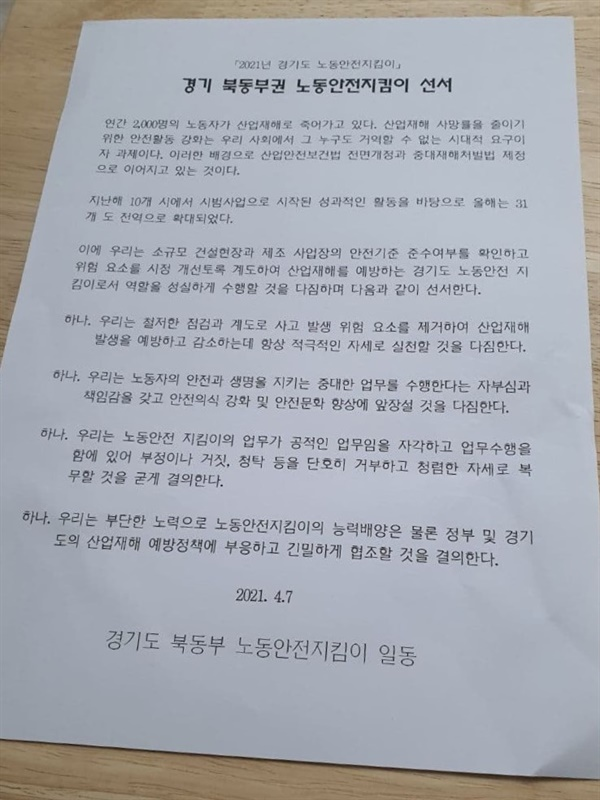
#> input picture ocr/test_images/3-3.jpg, 600 x 800 px
$ python test_preprocess.py
#> lines starting #> are read from the running program, lines starting #| are printed output that depends on the picture; after the words box and inside, x2 and y2 are one past the last pixel; in counts of white or black regions, pixels touching at a corner belong together
### ocr/preprocess.py
import cv2
import numpy as np

def preprocess_image(file_path):
    # 1. 이미지 읽기
#> called with file_path = 'test_images/3-3.jpg'
    img = cv2.imread(file_path)
#> img is the input picture: shape (800, 600, 3); mean B, G, R 176.6, 169.1, 166
    gray = cv2.cvtColor(img, cv2.COLOR_BGR2GRAY)
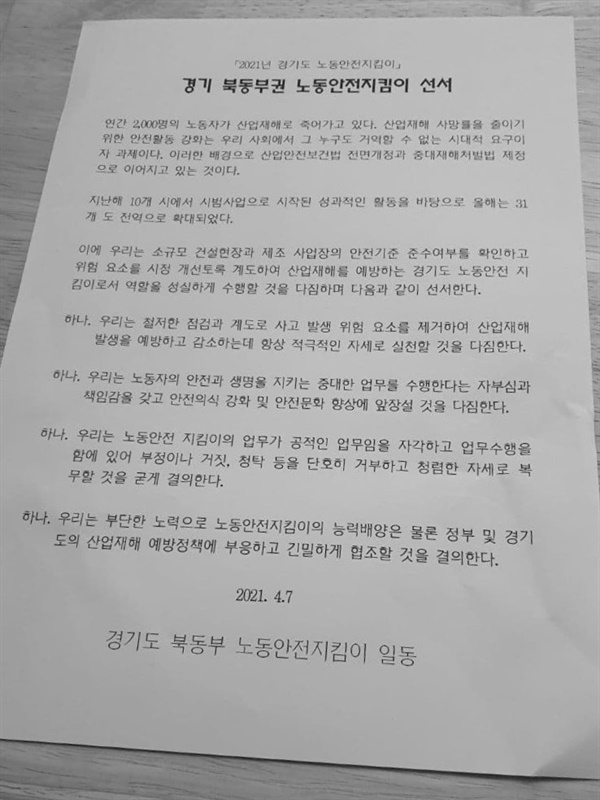
#> gray: shape (800, 600); min 18, max 232, mean 169.2

    # 2. 텍스트 덩어리 영역 추출을 위한 임시 이진화
    blur = cv2.GaussianBlur(gray, (9, 9), 0)
    _, thresh = cv2.threshold(blur, 0, 255, cv2.THRESH_BINARY_INV + cv2.THRESH_OTSU)
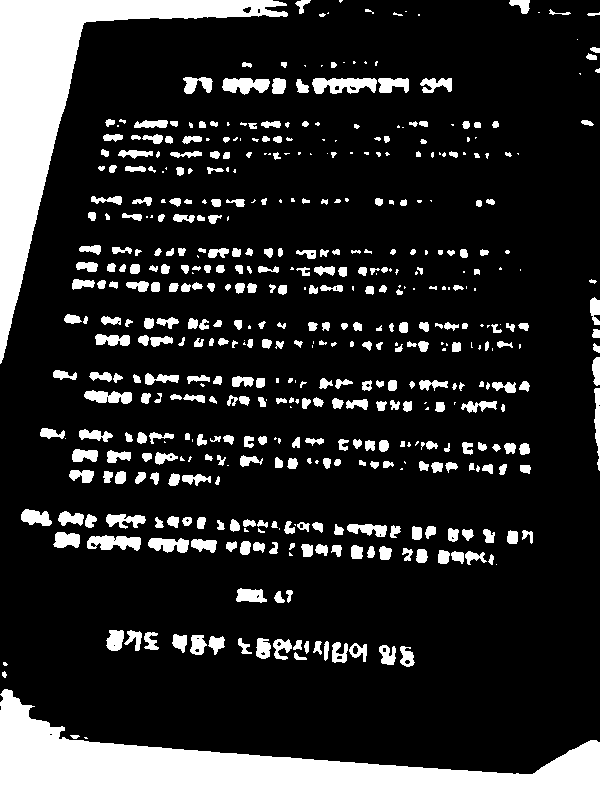
#> thresh: shape (800, 600); 17.5% white; 512 white regions (137 under 20 px), largest, box (x1, y1, x2, y2) and area: (0, 689, 600, 800) 28515, (0, 0, 288, 364) 20165, (312, 78, 377, 94) 754

    # 픽셀 좌표 모으기 및 최소 면적 사각형 계산
    coords = np.column_stack(np.where(thresh > 0))
#> coords = 84038 pairs, first value 0 to 799, second value 0 to 599
    angle = cv2.minAreaRect(coords)[-1]
#> angle = -90

    # OpenCV 버전에 따른 각도 정규화 (-45도 ~ 45도 사이로 맞춤)
    if angle > 45:
        angle = angle - 90
    elif angle < -45:
        angle = -(90 + angle)
#> angle = 0
    else:
        angle = -angle

    # 3. ⭐️ 스마트 기울기 보정 (핵심 안전장치)
    # 각도가 0.5도 ~ 15도 사이일 때만 '삐뚤어지게 찍힌 사진'으로 간주하고 회전
    if 0.5 < abs(angle) < 15:
        (h, w) = img.shape[:2]
        center = (w // 2, h // 2)
        M = cv2.getRotationMatrix2D(center, angle, 1.0)
        img = cv2.warpAffine(
            img, M, (w, h),
            flags=cv2.INTER_CUBIC,
            borderMode=cv2.BORDER_REPLICATE
        )

    # 4. 해상도 2배 확대 (작은 글씨와 표 실선 보존)
    img_resized = cv2.resize(img, None, fx=2, fy=2, interpolation=cv2.INTER_CUBIC)

    # 5. 최종 흑백화
    final_gray = cv2.cvtColor(img_resized, cv2.COLOR_BGR2GRAY)


    return final_gray

### ocr/test_preprocess.py
import cv2
from preprocess import preprocess_image


input_path = "test_images/3-3.jpg"

output = preprocess_image(input_path)


cv2.imwrite(
    "processed_student.png",
    output
)

print("전처리 완료")

$ run again, with ocr/test_images/3-1.jpg copied over ocr/test_images/3-3.jpg
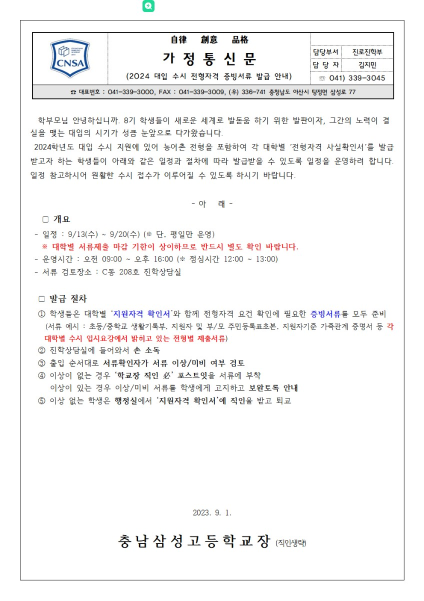
#> input picture ocr/test_images/3-1.jpg, 848 x 1201 px (shown at 1/2 size)
#> in preprocess_image, img is the input picture: shape (1201, 848, 3); mean B, G, R 244.9, 245, 245.2
#> in preprocess_image, `_, thresh = cv2.threshold(blur, 0, 255, cv2.THRESH_BINARY_INV + cv2.TH..`:
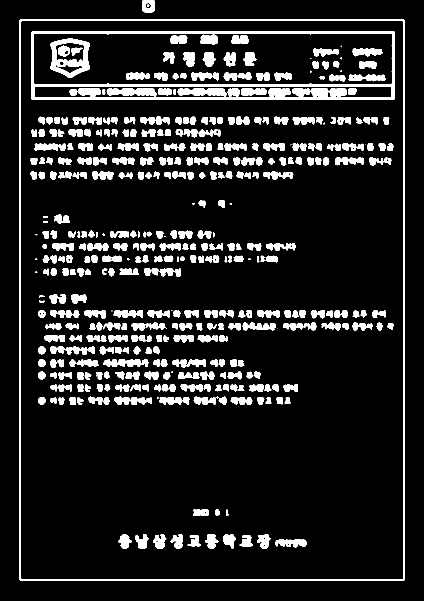
#> thresh: shape (1201, 848) (shown at 1/2 size); 12.2% white; 423 white regions (25 under 20 px), largest, box (x1, y1, x2, y2) and area: (62, 62, 790, 200) 18360, (39, 39, 810, 1162) 11330, (100, 77, 180, 156) 2820
#> coords = 124388 pairs, first value 0 to 1161, second value 39 to 809
#> in preprocess_image, `angle = cv2.minAreaRect(coords)[-1]`: angle = -90
#> in preprocess_image, `angle = -(90 + angle)`: angle = 0
#> in preprocess_image, `img_resized = cv2.resize(img, None, fx=2, fy=2, interpolation=cv2.INTE..`:
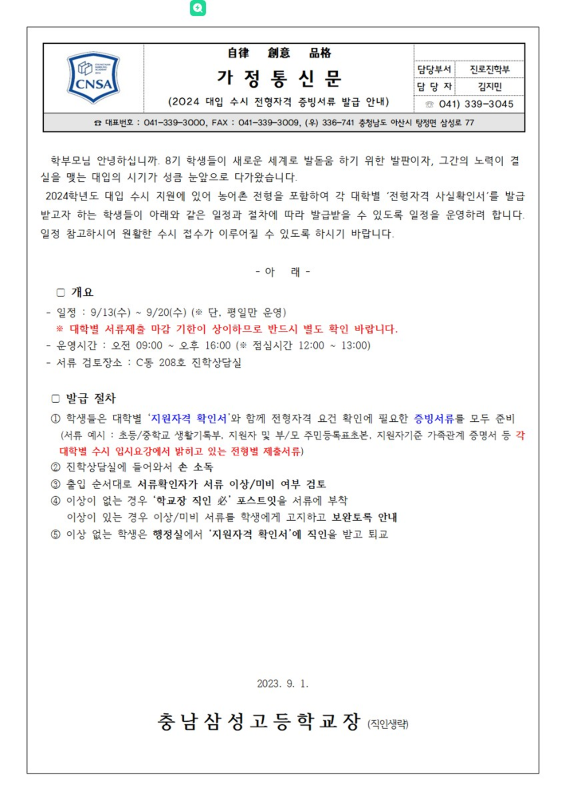
#> img_resized: shape (2402, 1696, 3) (shown at 1/3 size); mean B, G, R 244.6, 244.7, 244.9

$ run again, with ocr/test_images/3-2.jpg copied over ocr/test_images/3-3.jpg
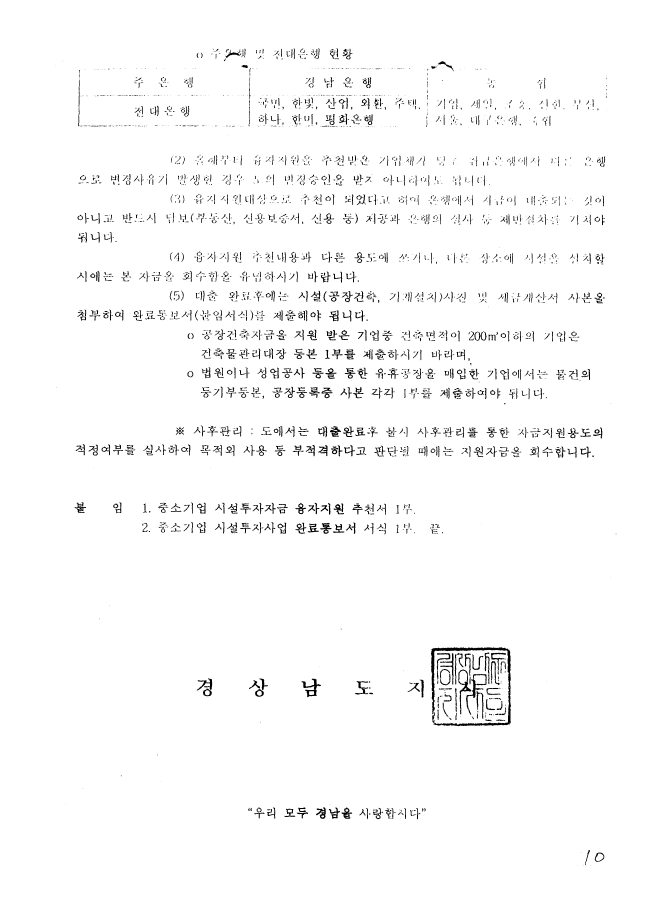
#> input picture ocr/test_images/3-2.jpg, 2610 x 3586 px (shown at 1/4 size)
#> in preprocess_image, img is the input picture: shape (3586, 2610, 3); min 0, max 255, mean 249.3
#> in preprocess_image, `_, thresh = cv2.threshold(blur, 0, 255, cv2.THRESH_BINARY_INV + cv2.TH..`:
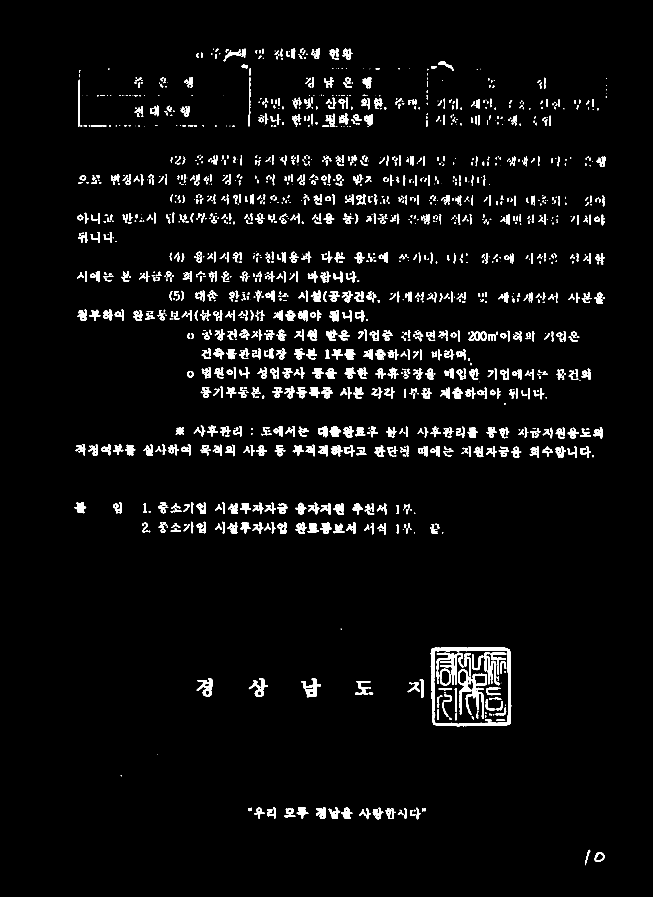
#> thresh: shape (3586, 2610) (shown at 1/4 size); 3.5% white; 1976 white regions (426 under 20 px), largest, box (x1, y1, x2, y2) and area: (1723, 2588, 2045, 2906) 13630, (1863, 2695, 1948, 2860) 2844, (1832, 2677, 1886, 2858) 2343
#> coords = 323599 pairs, first value 193 to 3460, second value 298 to 2427
#> in preprocess_image, `angle = cv2.minAreaRect(coords)[-1]`: angle = -0.188
#> in preprocess_image, `angle = -angle`: angle = 0.188
